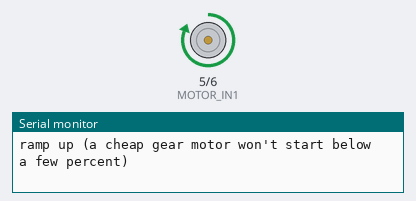
Bench run of a sketch on a simulated Arduino Uno, built with avr-gcc and run on an emulated ATmega328P. Shown: motor-driver pin pairs drawn as motors (green arrow = first pin HIGH = forward, orange = second pin HIGH = backward, longer = more drive), the last lines printed to the serial monitor.

Above: at 2.5 s.
At 4.8 s:
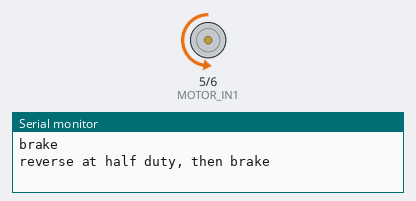
At 6.6 s:
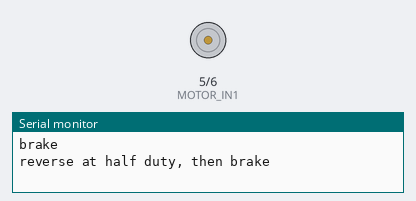
Timing chart, 0 to 9.9 s (numbered marks = the images above):
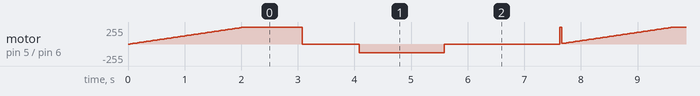

The sketch:

dc_motor_uno.ino
```cpp
// DC gear motor through an L298N module, on a real Arduino Uno.
// Wiring (Wiring page): Uno pin 5 -> IN1, pin 6 -> IN2, OUT1/OUT2 -> the motor,
// 2S LiPo -> L298N VS and the Uno's VIN, grounds together. ENA jumper fitted.
//   IN1 pulsing, IN2 LOW   forward        both HIGH   brake (to VS)
//   IN2 pulsing, IN1 LOW   reverse        both LOW    brake (to ground)
// With its enable jumper fitted the L298N has no "coast": to let the motor
// spin down freely, pull the jumper and drive ENA instead (LOW = outputs off).
// The bridge drops about 2 V, so on a 7.4 V pack this 12 V motor runs at
// roughly half its rated speed.
const int MOTOR_IN1 = 5;   // PWM pins on the Uno
const int MOTOR_IN2 = 6;

void drive(int speed) {            // -255..255
  if (speed >= 0) { analogWrite(MOTOR_IN1, speed); digitalWrite(MOTOR_IN2, LOW); }
  else            { digitalWrite(MOTOR_IN1, LOW);  analogWrite(MOTOR_IN2, -speed); }
}

void brake() { digitalWrite(MOTOR_IN1, LOW); digitalWrite(MOTOR_IN2, LOW); }

void setup() {
  Serial.begin(115200);
  pinMode(MOTOR_IN1, OUTPUT);
  pinMode(MOTOR_IN2, OUTPUT);
}

void loop() {
  Serial.println("ramp up (a cheap gear motor won't start below a few percent)");
  for (int s = 0; s <= 255; s += 5) { drive(s); delay(40); }
  delay(1000);
  Serial.println("brake");
  brake();
  delay(1000);
  Serial.println("reverse at half duty, then brake");
  drive(-128);
  delay(1500);
  brake();
  delay(2000);
}
```

Measured:
- by itself, motor on pin 5 (MOTOR_IN1) / pin 6 (MOTOR_IN2): moves between backward 128/255 and forward 255/255, repeating every 7.6 s
